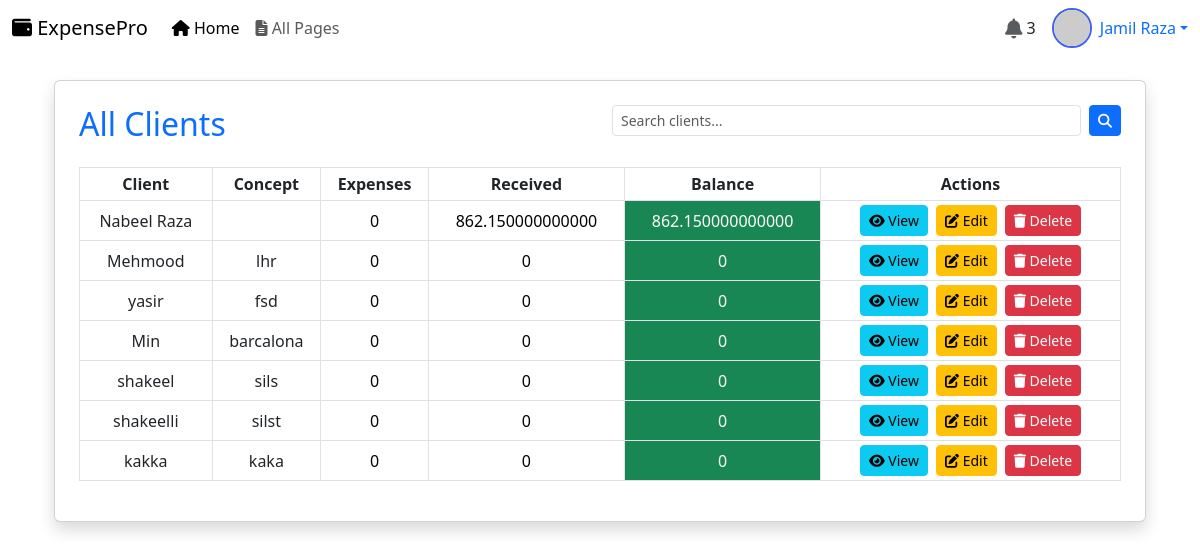
The app's page /All_clients (signed in) with its own data.
### app/models.py (models this page shows, shortened)
class Client_details(models.Model):
    name = models.CharField(max_length=255)
    cif_nif = models.CharField(max_length=50, unique=True)
    direction = models.TextField()
    postal_code = models.CharField(max_length=6)
    city = models.CharField(max_length=100)
    province = models.CharField(max_length=100)
    phone = models.CharField(max_length=15)
    email = models.EmailField(unique=True)

### app/views.py (the view)
# urls.py: path('All_clients' , views.All_clients, name="all_clients"),
@custom_login_required
def All_clients(request):
   query = request.GET.get('search')
   if query:
       client_search = Client_details.objects.filter(name__icontains=query)
   else:
       client_search = Client_details.objects.all()
   clients = Client_details.objects.all()
   client_data = []
   expenses = 0
   received = 0
   balance_total =  0
   for client in clients:
       total_expenses = client.expense_set.aggregate(total=Sum('total'))['total'] or 0
       total_received = Funds.objects.filter(client=client).aggregate(total=Sum('total'))['total'] or 0
       balance = total_received - total_expenses
       expenses += total_expenses
       received += total_received
       balance_total += balance
       client_data.append({
            'id': client.id,
            'name': client.name,
            'direction': client.direction,
            'total_expenses': total_expenses,
            'total_received': total_received,
            'balance': balance,
            'client_search' : client_search,
        })
   context = {
       "client_data" : client_data,
       "expenses" : expenses,
       "received" : received,
       "balance_total" : balance_total
    }
   return render(request, 'all_clients.html', context)

### app/views.py (called while the page is built)
def custom_login_required(view_func):
    @wraps(view_func)
    def wrapper(request, *args, **kwargs):
        if request.user.is_authenticated:
            return view_func(request, *args, **kwargs)
        else:
            return render(request, 'page_not_found.html', status=401)  # or custom template
    return wrapper

### template/all_clients.html (shortened to what this page needs)
{% extends "base.html" %}
{% block content %}
<div class="container-fluid mt-4">
    <div class="card shadow p-4">
        <div class="row mb-4">
            <div class="col-12 col-md-6 d-flex align-items-center mb-3 mb-md-0">
                <h2 class="text-primary m-0">All Clients</h2>
            </div>
            <div class="col-12 col-md-6">
                <form method="GET" action="" class="d-flex">
                    <input type="text" name="search" class="form-control form-control-sm me-2" placeholder="Search clients..." value="{{ request.GET.search }}">
                    <button class="btn btn-sm btn-primary" type="submit">
                        <i class="fas fa-search"></i>
                    </button>
                </form>
            </div>
        </div>
        <div class="table-responsive">
            <table class="table table-bordered table-sm align-middle">
                <thead class="bg-secondary text-white text-center">
                    <tr>
                        <th class="text-center">Client</th>
                        <th class="text-center">Concept</th>
                        <th class="text-center">Expenses</th>
                        <th class="text-center">Received</th>
                        <th class="text-center">Balance</th>
                        <th class="text-center">Actions</th>
                    </tr>
                </thead>
                <tbody>
                    {% for client in client_data %}
                    <tr>
                        <td class="text-center">{{ client.name }}</td>
                        <td class="text-center">{{ client.direction }}</td>
                        <td class="text-center text-black">{{ client.total_expenses }}</td>
                        <td class="text-center text-black">{{ client.total_received }}</td>
                        <td class="text-center {% if client.balance < 0 %}bg-danger text-white{% else %}bg-success text-white{% endif %}">
                            {{ client.balance }}
                        </td>
                        <td class="text-center">
                            <div class="d-grid gap-2 d-md-flex justify-content-md-center">
                                <a href="{% url 'client_history' client.id %}" target="_blank" class="btn btn-sm btn-info mb-1 mb-md-0">
                                    <i class="fas fa-eye"></i> View
                                </a>
                                <button class="btn btn-sm btn-warning mb-1 mb-md-0">
                                    <i class="fas fa-edit"></i> Edit
                                </button>
                                <button type="button" class="btn btn-sm btn-danger" data-bs-toggle="modal" data-bs-target="#deleteModal{{ client.id }}">
                                    <i class="fas fa-trash"></i> Delete
                                </button>
                            </div>
                        </td>
                    </tr>
                    {% endfor %}
                </tbody>
            </table>
        </div>
    </div>
</div>
{% endblock %}

### template/base.html (style rules this page uses)
:root { --primary-color: #4361ee; --secondary-color: #3a0ca3; --light-color: #f8f9fa; --dark-color: #212529; }
body { font-family: 'Segoe UI', Tahoma, Geneva, Verdana, sans-serif; }

### records on screen
Client_details: name "Nabeel Raza"
Client_details: name "Mehmood", direction "lhr"
Client_details: name "yasir", direction "fsd"
Client_details: name "Min", direction "barcalona"
Client_details: name "shakeel", direction "sils"
Client_details: name "shakeelli", direction "silst"
Client_details: name "kakka", direction "kaka"

### other values on screen
{{ client.total_expenses }} "0" "0" "0" "0" "0" "0" "0"
{{ client.total_received }} "862.150000000000" "0" "0" "0" "0" "0" "0"
{{ client.balance }} "862.150000000000" "0" "0" "0" "0" "0" "0"
